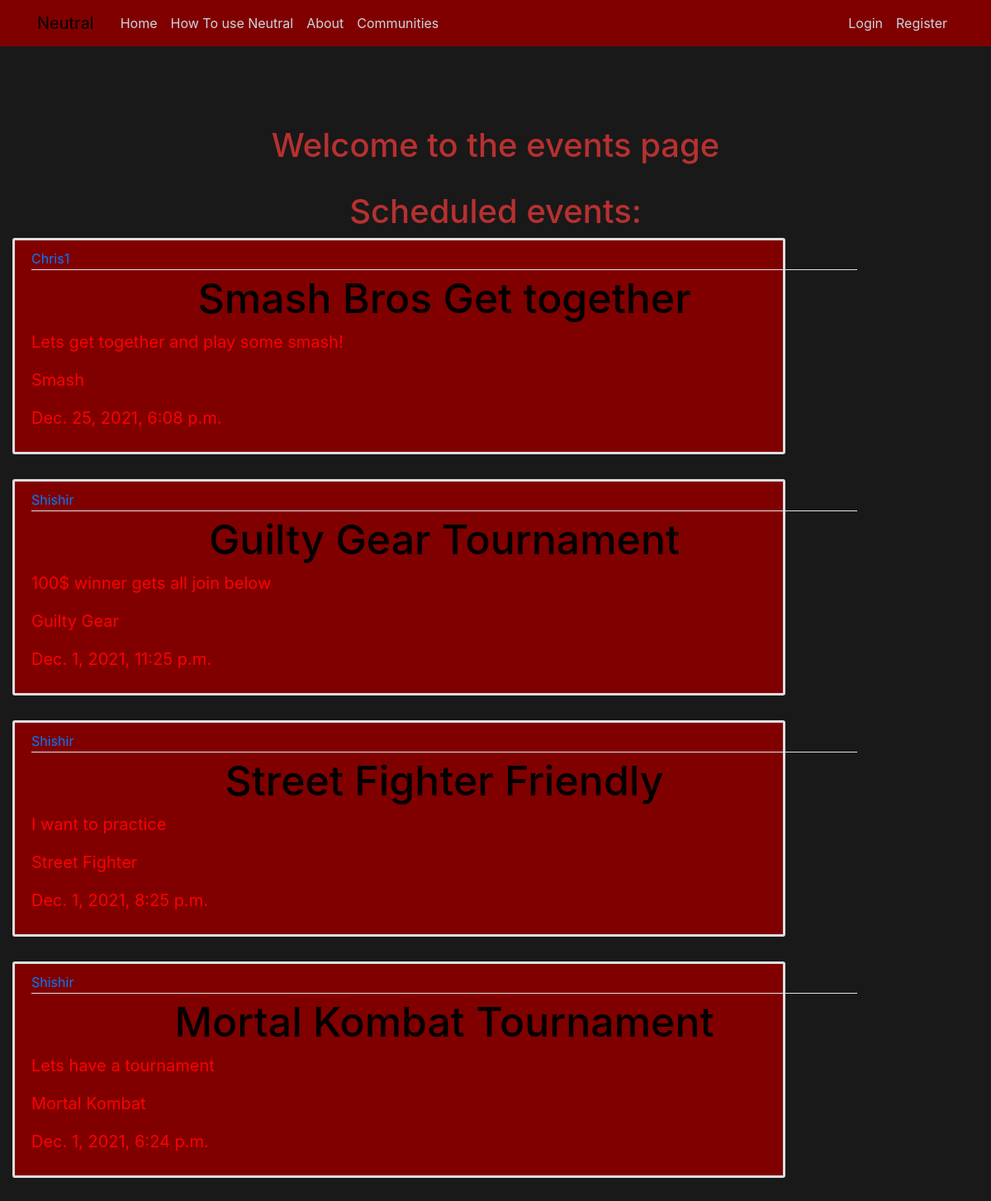
Page /events/ on the earlier database version.
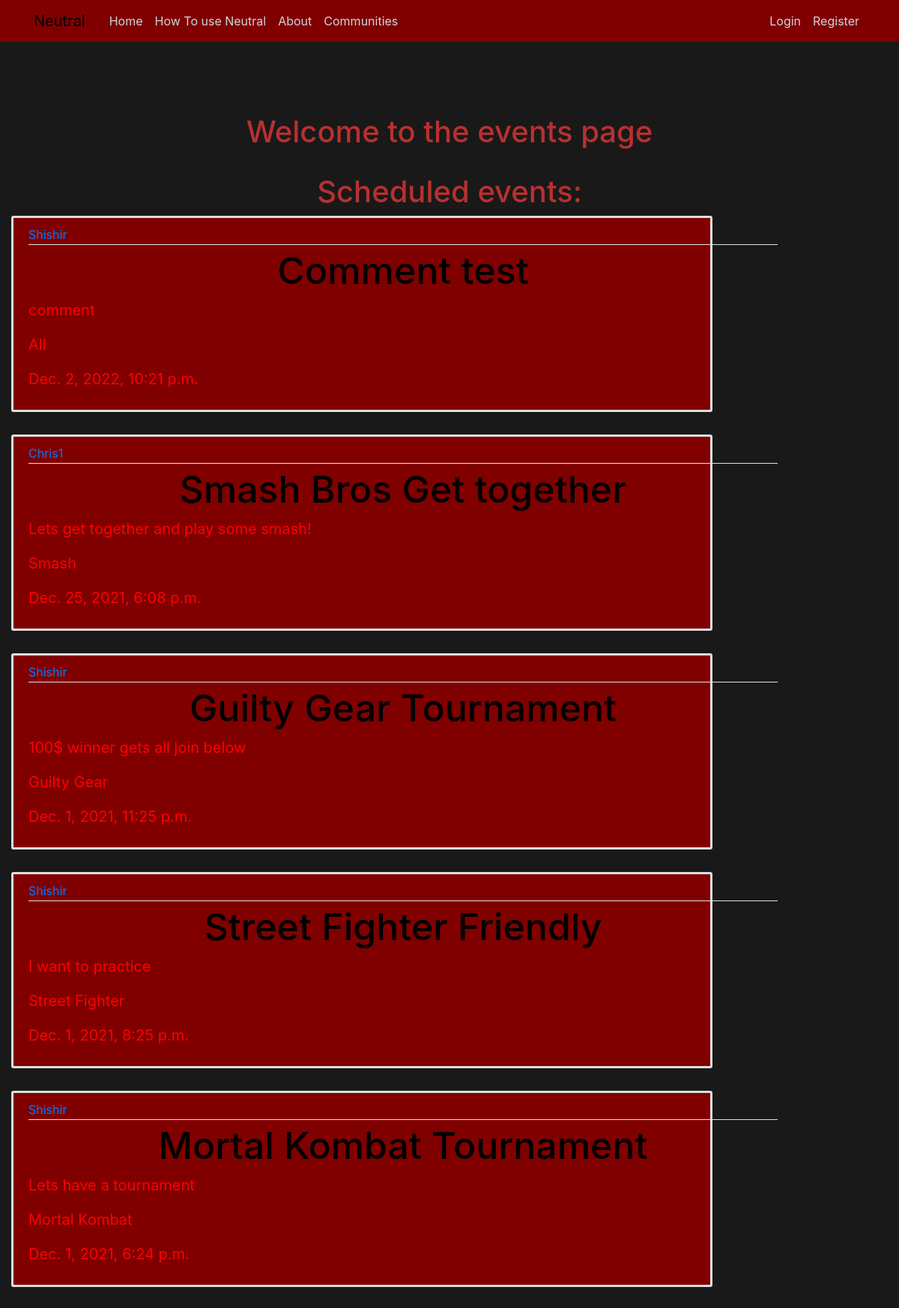
Same page on the later database version.
### events/models.py (models this page shows, shortened)
class Events(models.Model):
    title = models.CharField(max_length=200)
    content = models.TextField()
    event_date = models.DateTimeField(validators=[MinValueValidator(timezone.now)],default= timezone.now)
    community = models.CharField(max_length=20 ,choices=COMMUNITY_CHOICES, default='All')
    date_posted = models.DateTimeField(default= timezone.now)
    creator = models.ForeignKey(User, on_delete=models.CASCADE)
    event_type = models.CharField(max_length=20,choices=EVENT_TYPES_CHOICES, default='Friendly')
    likes = models.ManyToManyField(User, related_name = 'events_likes')
    signed_up = models.ManyToManyField(User, related_name= 'events_signed_up')
    dislikes = models.ManyToManyField(User, related_name = 'events_dislikes')
    image = models.ImageField(null=True, blank=True, upload_to = "events-images/")

### events/views.py (the view)
# urls.py: path('', EventsListView.as_view(), name='events'),
class EventsListView(ListView):
    model = Events
    template_name = 'events/events.html'
    context_object_name = 'events'
    ordering = ['-date_posted']

### events/templates/events/events.html (shortened to what this page needs)
{% extends "events/base.html"%}
    {% block content %}
    <br>
    <br>
    <br>
    <h1>Welcome to the events page</h1>
    {% if events %}
    <br>
    <h1>Scheduled events:</h1>
    {% else %}
    <h1>No scheduled events </h1>
    {% endif %}
    {% for event in events %}
        <article class="media content-section">
      <div class="media-body">
        <div class="article-metadata">
          <a class="mr-2" href="#">{{ event.creator }}</a>
        </div>
        <h2><a class="article-title" href="{% url 'events-detail' event.id %}">{{ event.title }}</a></h2>
        <p class="article-content">{{ event.content }}</p>
            <p class="article-content">{{ event.community }}</p>
            <p class="article-content">{{ event.event_date }}</p>
      </div>
    </article>
    {% endfor %}
{% endblock content %}

Differences in the rows shown:
added Events: creator "Shishir", title "Comment test", content "comment", community "All", event_date "Dec. 2, 2022, 10:21 p.m."
